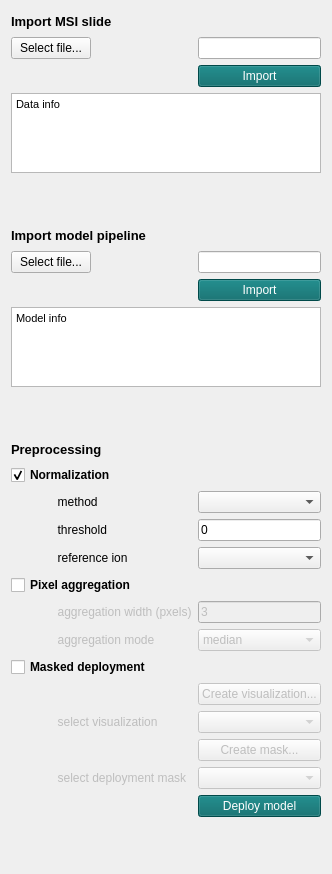
  <widget class="QWidget" name="tab_8">
   <attribute name="title">
    <string>AI model deployment</string>
   </attribute>
   <layout class="QFormLayout" name="formLayout_7">
    <item row="0" column="0">
     <widget class="QLabel" name="label_7">
      <property name="font">
       <font>
        <pointsize>10</pointsize>
        <weight>75</weight>
        <bold>true</bold>
       </font>
      </property>
      <property name="text">
       <string>Import MSI slide</string>
      </property>
     </widget>
    </item>
    <item row="0" column="1">
     <spacer name="horizontalSpacer_17">
      <property name="orientation">
       <enum>Qt::Horizontal</enum>
      </property>
      <property name="sizeHint" stdset="0">
       <size>
        <width>40</width>
        <height>20</height>
       </size>
      </property>
     </spacer>
    </item>
    <item row="1" column="0">
     <widget class="QPushButton" name="deploySelect">
      <property name="text">
       <string>Select file...</string>
      </property>
     </widget>
    </item>
    <item row="1" column="1">
     <widget class="QLineEdit" name="deployLoclineEdit">
      <property name="readOnly">
       <bool>true</bool>
      </property>
     </widget>
    </item>
    <item row="2" column="1">
     <widget class="QPushButton" name="deployImport">
      <property name="styleSheet">
       <string notr="true">background-color: #006666;
color: rgb(255, 255, 255);</string>
      </property>
      <property name="text">
       <string>Import</string>
      </property>
     </widget>
    </item>
    <item row="3" column="0" colspan="2">
     <widget class="QTextBrowser" name="deployInfo">
      <property name="maximumSize">
       <size>
        <width>16777215</width>
        <height>80</height>
       </size>
      </property>
      <property name="html">
       <string>&lt;!DOCTYPE HTML PUBLIC &quot;-//W3C//DTD HTML 4.0//EN&quot; &quot;http://www.w3.org/TR/REC-html40/strict.dtd&quot;&gt;
&lt;html&gt;&lt;head&gt;&lt;meta name=&quot;qrichtext&quot; content=&quot;1&quot; /&gt;&lt;style type=&quot;text/css&quot;&gt;
p, li { white-space: pre-wrap; }
&lt;/style&gt;&lt;/head&gt;&lt;body style=&quot; font-family:'MS Shell Dlg 2'; font-size:6.6pt; font-weight:400; font-style:normal;&quot;&gt;
&lt;p style=&quot; margin-top:0px; margin-bottom:0px; margin-left:0px; margin-right:0px; -qt-block-indent:0; text-indent:0px;&quot;&gt;&lt;span style=&quot; font-size:8.25pt;&quot;&gt;Data info&lt;/span&gt;&lt;/p&gt;&lt;/body&gt;&lt;/html&gt;</string>
      </property>
     </widget>
    </item>
    <item row="4" column="0" colspan="2">
     <spacer name="verticalSpacer_9">
      <property name="orientation">
       <enum>Qt::Vertical</enum>
      </property>
      <property name="sizeType">
       <enum>QSizePolicy::Preferred</enum>
      </property>
      <property name="sizeHint" stdset="0">
       <size>
        <width>20</width>
        <height>40</height>
       </size>
      </property>
     </spacer>
    </item>
    <item row="5" column="0">
     <widget class="QLabel" name="label_8">
      <property name="font">
       <font>
        <pointsize>10</pointsize>
        <weight>75</weight>
        <bold>true</bold>
       </font>
      </property>
      <property name="text">
       <string>Import model pipeline</string>
      </property>
     </widget>
    </item>
    <item row="5" column="1">
     <spacer name="horizontalSpacer_18">
      <property name="orientation">
       <enum>Qt::Horizontal</enum>
      </property>
      <property name="sizeHint" stdset="0">
       <size>
        <width>40</width>
        <height>20</height>
       </size>
      </property>
     </spacer>
    </item>
    <item row="6" column="0">
     <widget class="QPushButton" name="deployModelSel">
      <property name="text">
       <string>Select file...</string>
      </property>
     </widget>
    </item>
    <item row="6" column="1">
     <widget class="QLineEdit" name="deployModellineEdit">
      <property name="readOnly">
       <bool>true</bool>
      </property>
     </widget>
    </item>
    <item row="7" column="1">
     <widget class="QPushButton" name="deployModelImport">
      <property name="styleSheet">
       <string notr="true">background-color: #006666;
color: rgb(255, 255, 255);</string>
      </property>
      <property name="text">
       <string>Import</string>
      </property>
     </widget>
    </item>
    <item row="8" column="0" colspan="2">
     <widget class="QTextBrowser" name="deployModelInfo">
      <property name="maximumSize">
       <size>
        <width>16777215</width>
        <height>80</height>
       </size>
      </property>
      <property name="html">
       <string>&lt;!DOCTYPE HTML PUBLIC &quot;-//W3C//DTD HTML 4.0//EN&quot; &quot;http://www.w3.org/TR/REC-html40/strict.dtd&quot;&gt;
&lt;html&gt;&lt;head&gt;&lt;meta name=&quot;qrichtext&quot; content=&quot;1&quot; /&gt;&lt;style type=&quot;text/css&quot;&gt;
p, li { white-space: pre-wrap; }
&lt;/style&gt;&lt;/head&gt;&lt;body style=&quot; font-family:'MS Shell Dlg 2'; font-size:6.6pt; font-weight:400; font-style:normal;&quot;&gt;
&lt;p style=&quot; margin-top:0px; margin-bottom:0px; margin-left:0px; margin-right:0px; -qt-block-indent:0; text-indent:0px;&quot;&gt;&lt;span style=&quot; font-size:8.25pt;&quot;&gt;Model info&lt;/span&gt;&lt;/p&gt;&lt;/body&gt;&lt;/html&gt;</string>
      </property>
     </widget>
    </item>
    <item row="9" column="0" colspan="2">
     <spacer name="verticalSpacer_11">
      <property name="orientation">
       <enum>Qt::Vertical</enum>
      </property>
      <property name="sizeType">
       <enum>QSizePolicy::Preferred</enum>
      </property>
      <property name="sizeHint" stdset="0">
       <size>
        <width>20</width>
        <height>40</height>
       </size>
      </property>
     </spacer>
    </item>
    <item row="10" column="0">
     <widget class="QLabel" name="label_9">
      <property name="font">
       <font>
        <pointsize>10</pointsize>
        <weight>75</weight>
        <bold>true</bold>
       </font>
      </property>
      <property name="text">
       <string>Preprocessing</string>
      </property>
     </widget>
    </item>
    <item row="10" column="1">
     <spacer name="horizontalSpacer_19">
      <property name="orientation">
       <enum>Qt::Horizontal</enum>
      </property>
      <property name="sizeHint" stdset="0">
       <size>
        <width>40</width>
        <height>20</height>
       </size>
      </property>
     </spacer>
    </item>
    <item row="11" column="0">
     <widget class="QCheckBox" name="deployNormcheck">
      <property name="font">
       <font>
        <weight>75</weight>
        <bold>true</bold>
       </font>
      </property>
      <property name="text">
       <string>Normalization</string>
      </property>
      <property name="checked">
       <bool>true</bool>
      </property>
     </widget>
    </item>
    <item row="11" column="1">
     <spacer name="horizontalSpacer_21">
      <property name="orientation">
       <enum>Qt::Horizontal</enum>
      </property>
      <property name="sizeHint" stdset="0">
       <size>
        <width>40</width>
        <height>20</height>
       </size>
      </property>
     </spacer>
    </item>
    <item row="12" column="0">
     <widget class="QLabel" name="depNormMethLab">
      <property name="enabled">
       <bool>true</bool>
      </property>
      <property name="text">
       <string>              method</string>
      </property>
     </widget>
    </item>
    <item row="12" column="1">
     <widget class="QComboBox" name="depNormMethod">
      <property name="enabled">
       <bool>true</bool>
      </property>
     </widget>
    </item>
    <item row="13" column="0">
     <widget class="QLabel" name="depNormThreshLab">
      <property name="enabled">
       <bool>true</bool>
      </property>
      <property name="text">
       <string>              threshold</string>
      </property>
     </widget>
    </item>
    <item row="13" column="1">
     <widget class="QLineEdit" name="depNormThresh">
      <property name="text">
       <string>0</string>
      </property>
     </widget>
    </item>
    <item row="14" column="0">
     <widget class="QLabel" name="depRefIonLab">
      <property name="enabled">
       <bool>true</bool>
      </property>
      <property name="text">
       <string>              reference ion</string>
      </property>
     </widget>
    </item>
    <item row="14" column="1">
     <widget class="QComboBox" name="depComboboxIon">
      <property name="enabled">
       <bool>true</bool>
      </property>
     </widget>
    </item>
    <item row="15" column="0">
     <widget class="QCheckBox" name="deployAGGcheck">
      <property name="font">
       <font>
        <weight>75</weight>
        <bold>true</bold>
       </font>
      </property>
      <property name="text">
       <string>Pixel aggregation</string>
      </property>
     </widget>
    </item>
    <item row="15" column="1">
     <spacer name="horizontalSpacer_20">
      <property name="orientation">
       <enum>Qt::Horizontal</enum>
      </property>
      <property name="sizeHint" stdset="0">
       <size>
        <width>40</width>
        <height>20</height>
       </size>
      </property>
     </spacer>
    </item>
    <item row="16" column="0">
     <widget class="QLabel" name="aggwLabel">
      <property name="enabled">
       <bool>false</bool>
      </property>
      <property name="text">
       <string>              aggregation width (pxels)</string>
      </property>
     </widget>
    </item>
    <item row="16" column="1">
     <widget class="QLineEdit" name="aggW">
      <property name="enabled">
       <bool>false</bool>
      </property>
      <property name="text">
       <string>3</string>
      </property>
     </widget>
    </item>
    <item row="17" column="0">
     <widget class="QLabel" name="aggmodeLabel">
      <property name="enabled">
       <bool>false</bool>
      </property>
      <property name="text">
       <string>              aggregation mode</string>
      </property>
     </widget>
    </item>
    <item row="17" column="1">
     <widget class="QComboBox" name="aggMode_2">
      <property name="enabled">
       <bool>false</bool>
      </property>
      <item>
       <property name="text">
        <string>median</string>
       </property>
      </item>
      <item>
       <property name="text">
        <string>mean</string>
       </property>
      </item>
      <item>
       <property name="text">
        <string>max</string>
       </property>
      </item>
      <item>
       <property name="text">
        <string>min</string>
       </property>
      </item>
     </widget>
    </item>
    <item row="18" column="0">
     <widget class="QCheckBox" name="depMaskcheck">
      <property name="font">
       <font>
        <weight>75</weight>
        <bold>true</bold>
       </font>
      </property>
      <property name="text">
       <string>Masked deployment</string>
      </property>
     </widget>
    </item>
    <item row="18" column="1">
     <spacer name="horizontalSpacer_29">
      <property name="orientation">
       <enum>Qt::Horizontal</enum>
      </property>
      <property name="sizeHint" stdset="0">
       <size>
        <width>40</width>
        <height>20</height>
       </size>
      </property>
     </spacer>
    </item>
    <item row="19" column="1">
     <widget class="QPushButton" name="depGoVisButton">
      <property name="enabled">
       <bool>false</bool>
      </property>
      <property name="text">
       <string>Create visualization...</string>
      </property>
     </widget>
    </item>
    <item row="20" column="0">
     <widget class="QLabel" name="depVisSelLabel">
      <property name="enabled">
       <bool>false</bool>
      </property>
      <property name="text">
       <string>              select visualization</string>
      </property>
     </widget>
    </item>
    <item row="20" column="1">
     <widget class="QComboBox" name="depVisListCombo">
      <property name="enabled">
       <bool>false</bool>
      </property>
     </widget>
    </item>
    <item row="21" column="1">
     <widget class="QPushButton" name="depGoSegEdButton">
      <property name="enabled">
       <bool>false</bool>
      </property>
      <property name="text">
       <string>Create mask...</string>
      </property>
     </widget>
    </item>
    <item row="22" column="0">
     <widget class="QLabel" name="depSegListLabel">
      <property name="enabled">
       <bool>false</bool>
      </property>
      <property name="text">
       <string>              select deployment mask</string>
      </property>
     </widget>
    </item>
    <item row="22" column="1">
     <widget class="QComboBox" name="depSegListCombo">
      <property name="enabled">
       <bool>false</bool>
      </property>
     </widget>
    </item>
    <item row="23" column="1">
     <widget class="QPushButton" name="deployRun">
      <property name="styleSheet">
       <string notr="true">background-color: #006666;
color: rgb(255, 255, 255);</string>
      </property>
      <property name="text">
       <string>Deploy model</string>
      </property>
     </widget>
    </item>
    <item row="24" column="0" colspan="2">
     <spacer name="verticalSpacer_10">
      <property name="orientation">
       <enum>Qt::Vertical</enum>
      </property>
      <property name="sizeHint" stdset="0">
       <size>
        <width>20</width>
        <height>40</height>
       </size>
      </property>
     </spacer>
    </item>
   </layout>
  </widget>
